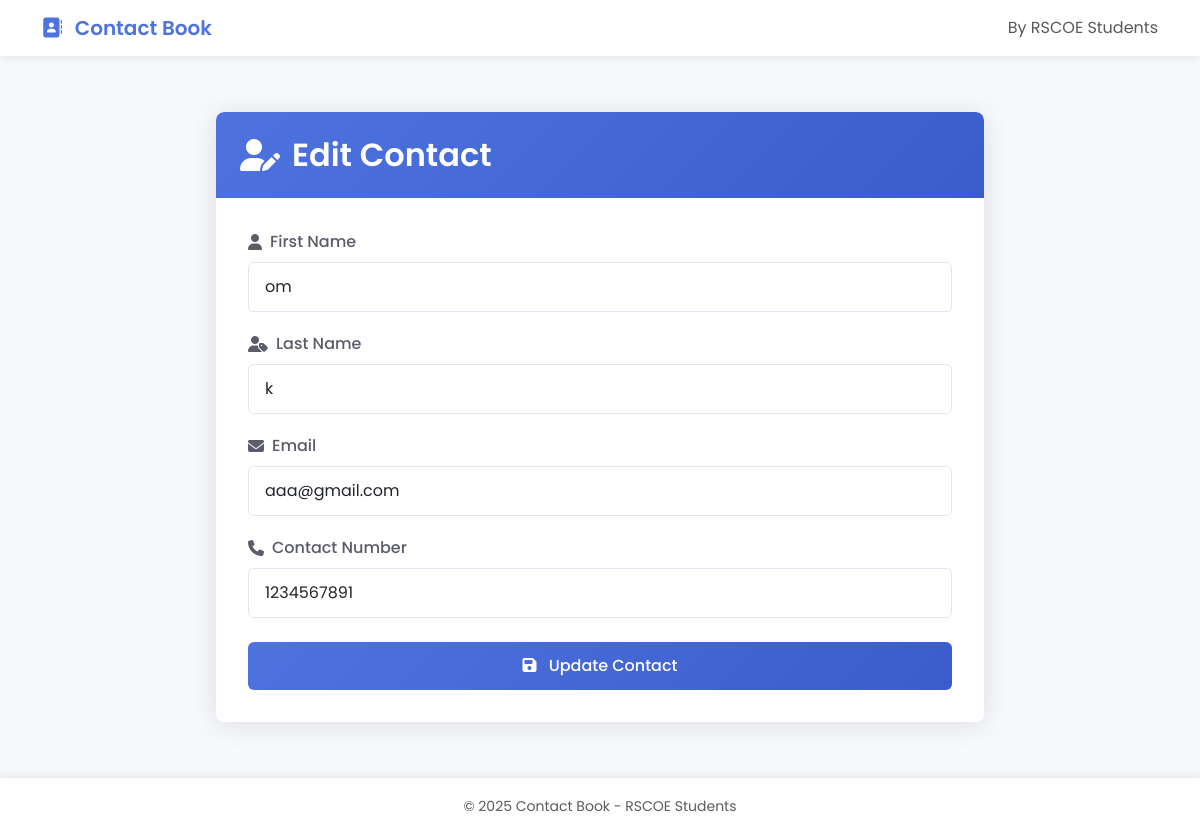
Screenshot of /edit/11 with the database file from the repository.
### home/models.py (models this page shows)
class Contact(models.Model):
    FirstName=models.CharField(max_length=30)
    LastName=models.CharField(max_length=30)
    Email=models.EmailField()
    ContactNumber=models.CharField(max_length=10)

### home/views.py (the view)
# urls.py: path('edit/<int:id>', views.edit, name='edit'),
def edit(request,id):
        Data = Contact.objects.get(id=id)
        return render(request,'edit.html',{'Data':Data})

### templates/edit.html (shortened to what this page needs)
{% load static %}
<!DOCTYPE html>
<html lang="en">
<head>
    <link href="https://cdn.jsdelivr.net/npm/bootstrap@5.3.0/dist/css/bootstrap.min.css" rel="stylesheet">
    <link rel="stylesheet" href="https://cdnjs.cloudflare.com/ajax/libs/font-awesome/6.4.0/css/all.min.css">
</head>
<body>
    <nav class="navbar navbar-expand-lg">
        <div class="container">
            <a class="navbar-brand" href="/index/">
                <i class="fas fa-address-book me-2"></i>
                Contact Book
            </a>
            <span class="navbar-text ms-auto">
                By RSCOE Students
            </span>
        </div>
    </nav>
    <div class="container flex-grow-1 py-4">
        <div class="edit-container">
            <div class="edit-card">
                <div class="edit-header">
                    <h2>
                        <i class="fas fa-user-edit"></i> Edit Contact
                    </h2>
                </div>
                <div class="edit-body">
                    {% if Data %}
                    <form action="{% url 'formupdate' Data.id %}" method="post">
                        <div class="mb-3">
                            <label for="firstname" class="form-label">
                                <i class="fas fa-user"></i> First Name
                            </label>
                            <input type="text" class="form-control" id="firstname" name="firstname"
                                   value="{{ Data.FirstName }}" required>
                        </div>
                        <div class="mb-3">
                            <label for="lastname" class="form-label">
                                <i class="fas fa-user-tag"></i> Last Name
                            </label>
                            <input type="text" class="form-control" id="lastname" name="lastname"
                                   value="{{ Data.LastName }}" required>
                        </div>
                        <div class="mb-3">
                            <label for="email" class="form-label">
                                <i class="fas fa-envelope"></i> Email
                            </label>
                            <input type="email" class="form-control" id="email" name="email"
                                   value="{{ Data.Email }}" required>
                        </div>
                        <div class="mb-4">
                            <label for="phone" class="form-label">
                                <i class="fas fa-phone"></i> Contact Number
                            </label>
                            <input type="tel" class="form-control" id="phone" name="phone"
                                   value="{{ Data.ContactNumber }}" required>
                        </div>
                        <div class="d-grid">
                            <button type="submit" class="btn btn-primary">
                                <i class="fas fa-save me-2"></i> Update Contact
                            </button>
                        </div>
                    </form>
                    {% else %}
                    <div class="alert alert-danger text-center">
                        <i class="fas fa-exclamation-circle me-2"></i>
                        Contact not found or invalid ID provided.
                    </div>
                    {% endif %}
                </div>
            </div>
        </div>
    </div>
    <footer class="py-3">
        <div class="container text-center text-muted">
            <small>© {% now "Y" %} Contact Book - RSCOE Students</small>
        </div>
    </footer>
</body>
</html>

### templates/edit.html (style rules this page uses)
:root { --primary-color: #4e73df; --primary-hover: #3a5ccc; --secondary-color: #f8f9fc; --text-color: #5a5c69; --success-color: #28a745; --danger-color: #dc3545; --border-color: #e3e6f0; --shadow: 0 0.15rem 1.75rem 0 rgba(58, 59, 69, 0.15); --transition: all 0.3s ease; }
body { font-family: 'Poppins', sans-serif; background-color: var(--secondary-color); color: var(--text-color); min-height: 100vh; display: flex; flex-direction: column; }
.navbar { background-color: white; box-shadow: 0 0.15rem 0.5rem 0 rgba(58, 59, 69, 0.1); }
.navbar-brand { font-weight: 600; color: var(--primary-color); }
.edit-container { max-width: 800px; margin: 2rem auto; padding: 0 1rem; animation: fadeIn 0.5s ease; }
.edit-card { border: none; border-radius: 0.5rem; box-shadow: var(--shadow); overflow: hidden; transition: var(--transition); }
.edit-header { background: linear-gradient(135deg, var(--primary-color), var(--primary-hover)); color: white; padding: 1.5rem; border-radius: 0.5rem 0.5rem 0 0; }
.edit-header h2 { margin: 0; font-weight: 600; display: flex; align-items: center; gap: 0.75rem; }
.edit-body { padding: 2rem; background-color: white; }
.form-label { font-weight: 500; margin-bottom: 0.5rem; color: var(--text-color); display: flex; align-items: center; gap: 0.5rem; }
.form-control { border: 1px solid var(--border-color); border-radius: 0.35rem; padding: 0.75rem 1rem; transition: var(--transition); margin-bottom: 1.25rem; }
.btn-primary { background: linear-gradient(135deg, var(--primary-color), var(--primary-hover)); border: none; padding: 0.75rem 1.5rem; font-weight: 500; transition: var(--transition); }
footer { background-color: white; box-shadow: 0 -0.15rem 0.5rem 0 rgba(58, 59, 69, 0.1); }

### rows the page displays
Contact: firstname "om", lastname "k", email "aaa@gmail.com", phone "1234567891"
